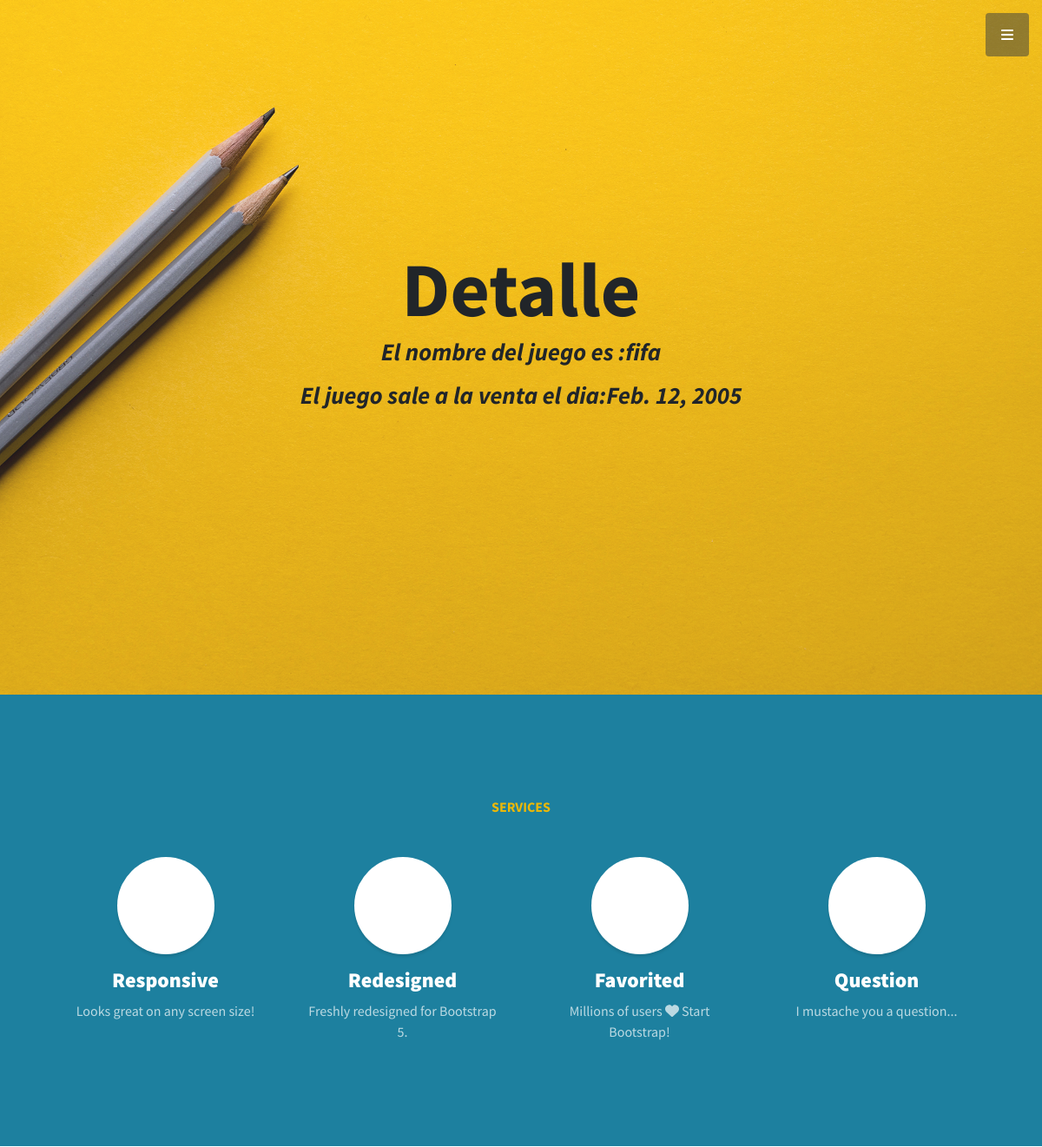
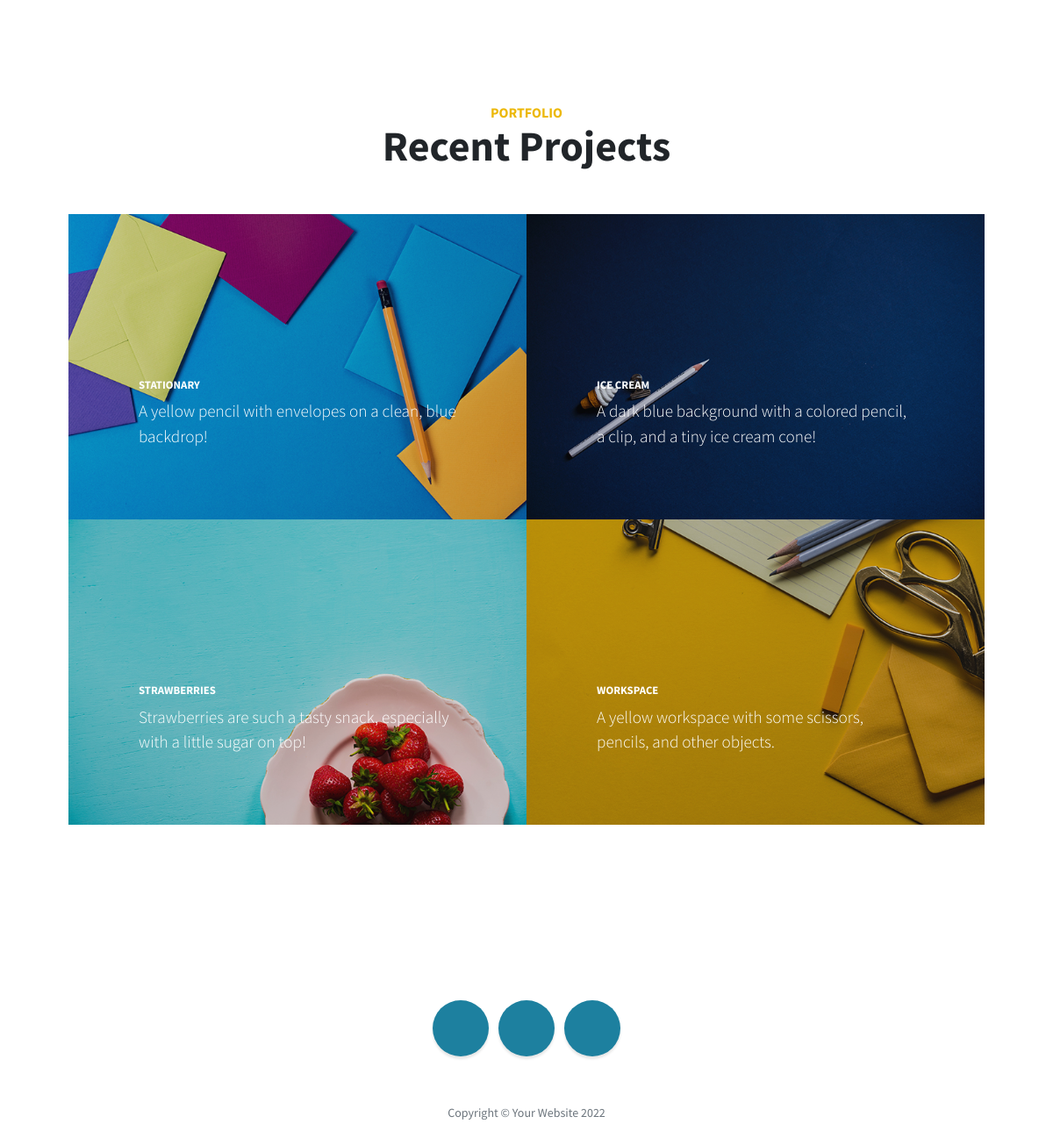
Page /AppCoder/nuevo_lanzamientos/6 (signed in) on the committed database (2 pictures, top to bottom).
### AppCoder/models.py (models this page shows)
class nuevos_lanzamientos(models.Model):
    Nombre_del_videojuego = models.CharField(max_length=60)
    Fecha_de_lanzamiento=models.DateField()

### AppCoder/views.py (the view)
# urls.py: path("nuevo_lanzamientos/<int:pk>",lanzamientoDetalle.as_view(), name="Detalle lanzamientos"),
class lanzamientoDetalle(LoginRequiredMixin,DetailView):
    model=nuevos_lanzamientos
    template_name="AppCoder/nuevos_lanzamientos_detalle.html"

### AppCoder/templates/AppCoder/nuevos_lanzamientos_detalle.html
{% extends "AppCoder/padre.html" %}
{% block titulo %}
Detalle
{% endblock %}
{% block descripcion %}
    <p>El nombre del juego es :{{nuevos_lanzamientos.Nombre_del_videojuego}} </p>
    <p>El juego sale a la venta el dia:{{nuevos_lanzamientos.Fecha_de_lanzamiento}}</p>
{% endblock %}

### rows in the picture
nuevos_lanzamientos: Nombre_del_videojuego "fifa", Fecha_de_lanzamiento "Feb. 12, 2005"
